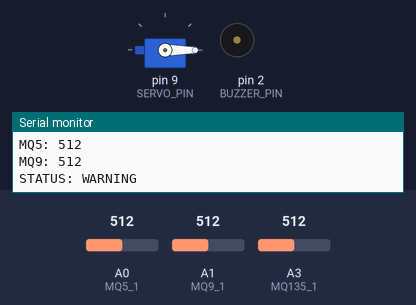
Simulated run of this sketch. Board: Arduino Uno, built with avr-gcc and run on an emulated ATmega328P. Parts: servo, buzzer (waves = sounding, pin HIGH), the last lines printed to the serial monitor. The test bench sets the inputs (shaded band); at power-on: A0 (MQ5_1) = 512, A1 (MQ9_1) = 512, A3 (MQ135_1) = 512.

Above: at 1.3 s.
1.4 s: A0 (MQ5_1) set to 591
2.9 s: A0 (MQ5_1) set to 608
At 3.5 s:
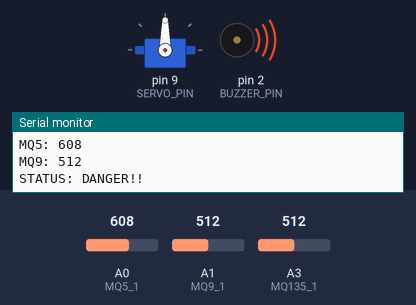
4.5 s: A0 (MQ5_1) set to 590
At 4.8 s:
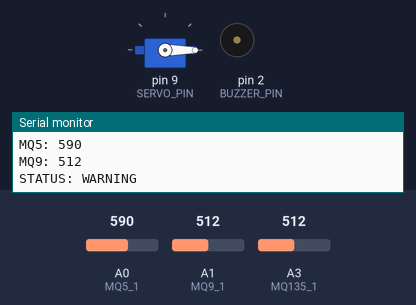
6.0 s: A0 (MQ5_1) set to 610
At 7.3 s:
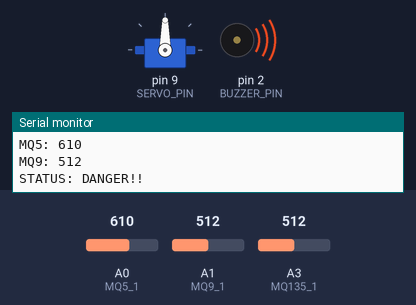
Timing chart, 0 to 8.5 s (numbered marks = the images above; inputs shaded):
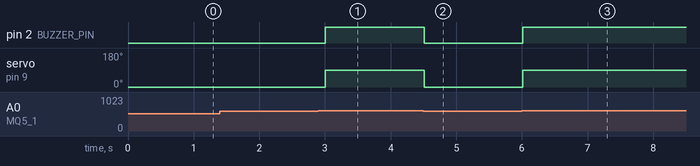

The sketch:

main.ino
```cpp
#include <Servo.h>

// ============== space for macro or golbal defined variables =============

#define MQ5_1 A0 //defined the pins for MQ5 sensor

#define MQ9_1 A1 //defined the pins for MQ9 sensor

#define MQ135_1 A3 //defined the pins for MQ135 sensor

#define BUZZER_PIN 2 //defined the pins for buzzer alram

#define OLED_SDA A4 //defined the pin for the analog input for SDA
#define OLED_SCL A5 //defined the pins for the analog input for SCL

#define SERVO_PIN 9 //defined the pin for servo motor for pins digital pin 9

//preprocessor for SSD1306 screen
#define SCREEN_WIDTH 128
#define SCREEN_HEIGHT 64

//Adafruit_SSD1306 diplay(SCREEN_WIDTH, SCREEN_HEIGHT, &Wire, -1);

Servo servo;
// ========== Space for only setup function ==========

void setup() {
    Serial.begin(9600);
    //defining the pin's mode for sensors
    pinMode(MQ5_1, INPUT);
    pinMode(MQ9_1, INPUT);
    pinMode(MQ135_1, INPUT);

    //defining the pin's mode for buzzer using digital pins
    pinMode(BUZZER_PIN, OUTPUT);

    //defining the pin's mode for OLED screen using analog pins
    //Wire.begin();
    /*
    //Initialize OLED
    if(!display.begin(SSD1306_SWITCHCAPVCC, 0x3C)) {
        Serial.println("OLED NOT FOUND!!");
        while(true);
    }
    display.clearDisplay();
    */
    //servo motor Initialize
    servo.attach(SERVO_PIN);
}

// ========= Space for only loop function =============
void loop() {
    int danger = 0; // 0 = safe, 1 = warning and 2 = warning
    //taking input from the sensors
    int mq5_value = analogRead(MQ5_1);
    int mq9_value = analogRead(MQ9_1);
    int mq135_value = analogRead(MQ135_1);

    //condition for mq135 smoke sensor
    if(mq135_value > 450) danger = max(danger, 1);
    if(mq135_value > 700) danger = max(danger, 2);

    // condition for mq5 snesor
    if(mq5_value > 350) danger = max(danger, 1);
    if(mq5_value > 600) danger = max(danger, 2);

    //condition for mq9 sensor
    if(mq9_value > 850) danger = max(danger, 1);
    if(mq9_value > 800) danger = max(danger, 2);

    /*
    //setting up code for OLED screen
    display.clearDisplay();
    display.setTextSize(1);
    display.setTextColor(WHITE);

    display.setCursor(0,0);
    display.print("MQ135: ");
    display.println(mq135_value);

    display.print("MQ5: ");
    display.println(mq5_value);

    display.print("MQ9: ");
    display.println(mq9_value);*/

    Serial.print("MQ135: ");
    Serial.println(mq135_value);

    Serial.print("MQ5: ");
    Serial.println(mq5_value);

    Serial.print("MQ9: ");
    Serial.println(mq9_value);

    //writing the code for buzzer
    if(danger == 2) {
        digitalWrite(BUZZER_PIN, HIGH);
    }
    else {
        digitalWrite(BUZZER_PIN, LOW);
    }

    //code for printing status over screen
    if(danger == 0) {
        Serial.println("STATUS: SAFE");
    }
    else if(danger == 1) {
        Serial.println("STATUS: WARNING");
    }
    else {
        Serial.println("STATUS: DANGER!!");
    }
    //display.display();

    //code for opening the door(using servo motor)
    if(danger == 2) {
        servo.write(90);
    }
    else {
        servo.write(0);
    }
    delay(500);
}
```

Measured:
- the behaviour switches between 600 and 601 on A0 (MQ5_1) (found by bisection; images 0 and 1)
- after the input at 2.9 s, pin 2 (BUZZER_PIN): LOW → HIGH after 0.11 s; servo on pin 9 (SERVO_PIN): 0° → 90° after 0.11 s
- after the input at 4.5 s, pin 2 (BUZZER_PIN): HIGH → LOW at once; servo on pin 9 (SERVO_PIN): 90° → 0° at once
- after the input at 6.0 s, pin 2 (BUZZER_PIN): LOW → HIGH at once; servo on pin 9 (SERVO_PIN): 0° → 90° at once
